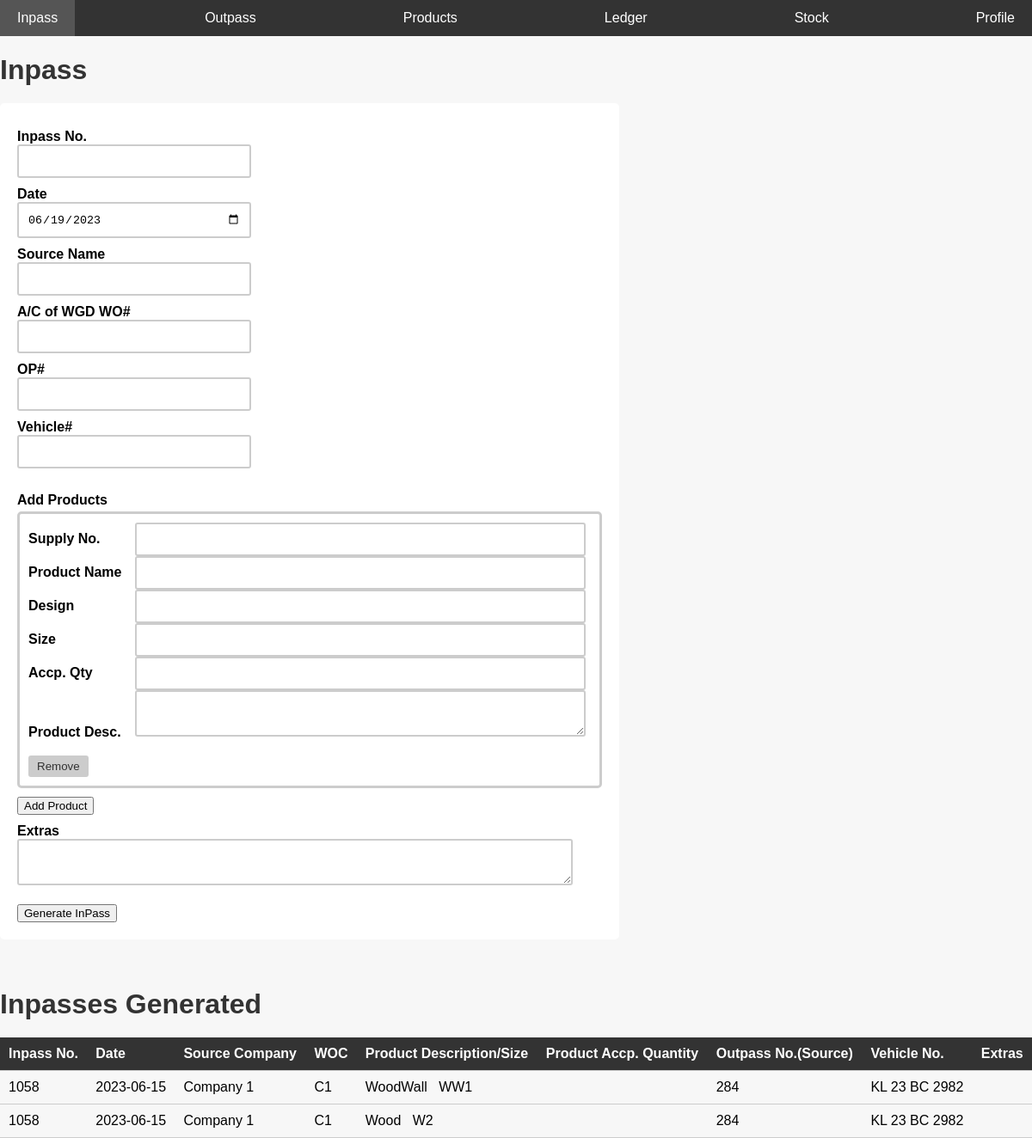
The page /inpass.php on the database as committed earlier.
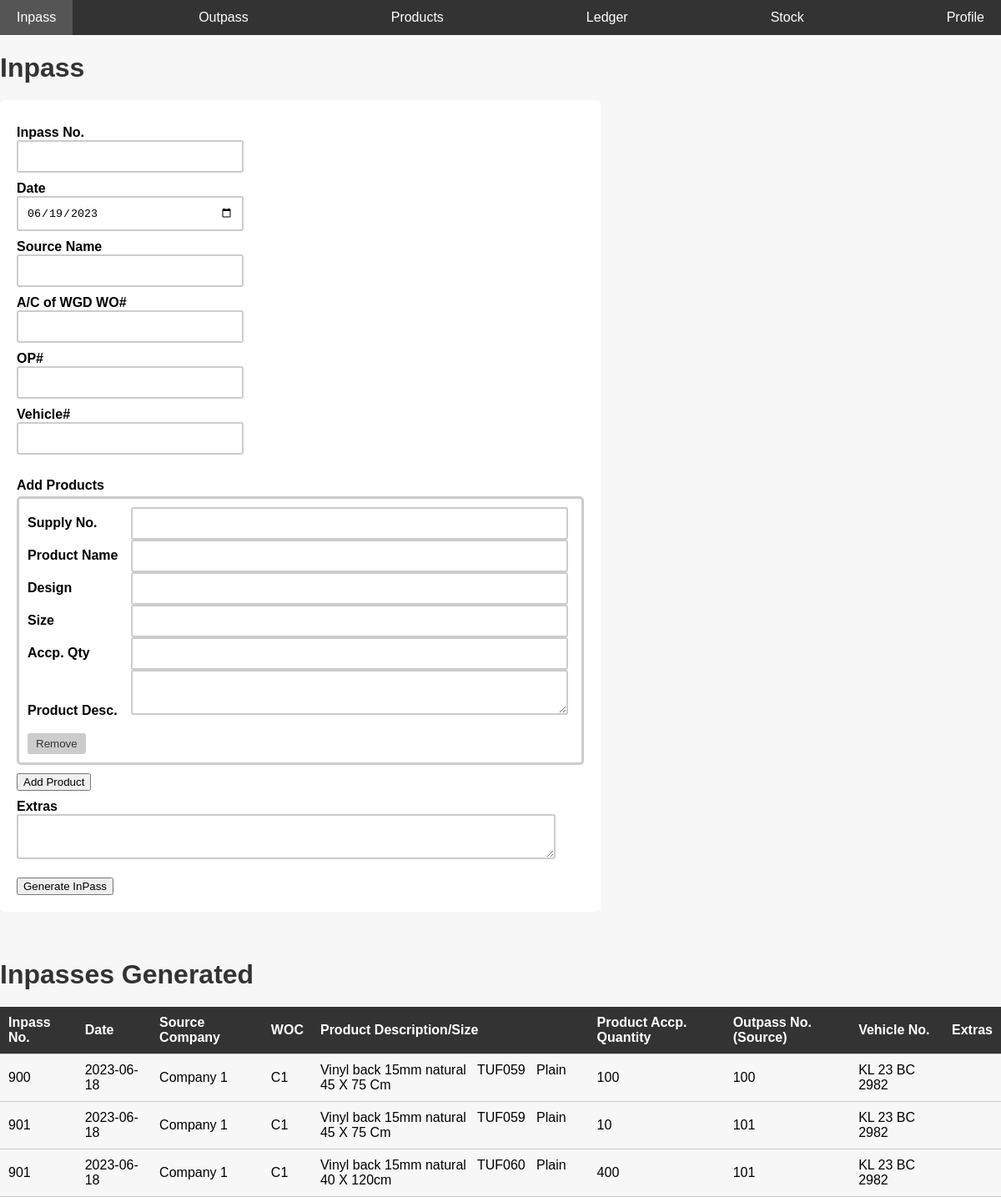
The same page on the database as committed later.
### tables this page shows
CREATE TABLE IF NOT EXISTS `inpass` (
  `no` int NOT NULL AUTO_INCREMENT,
  `date` date NOT NULL,
  `source` varchar(125) NOT NULL,
  `woc` varchar(125) NOT NULL,
  `op` int NOT NULL,
  `vehicleno` varchar(50) NOT NULL,
  `extras` varchar(125) NOT NULL,
  `type` varchar(10) NOT NULL DEFAULT 'inpass',
  PRIMARY KEY (`no`)
);

CREATE TABLE IF NOT EXISTS `inpass_products` (
  `inpass_no` int NOT NULL,
  `product_name` varchar(50) NOT NULL,
  `product_code` varchar(25) NOT NULL,
  `product_design` varchar(50) NOT NULL,
  `product_size` varchar(25) NOT NULL,
  `product_qty` int NOT NULL
);

### inpass.php (the view, shortened to what this page needs)
<?php
include 'conn.php';
include 'nav.php';
?>
<?php
$sql4 = "select * from inpass,inpass_products where inpass.no = inpass_products.inpass_no order by date desc";
$retval3 = mysqli_query($conn, $sql4);
?>
<html>
<link rel="stylesheet" href="css/inpass.css">
<head>
</head>
<body>
    <div>
        <div class="formdiv">
            <h1>Inpass</h1>
            <form name="ip" method="post" action="">
                <label for="ipno">Inpass No.</label>
                <input type="text" required name="ipno">
                <label for="date">Date</label>
                <input type="date" required name="date" id="today_date">
                <label>Source Name</label>
                <input list="companylist" required name="source" id="source_name">
                 <br>
                <label for="woc">A/C of WGD WO#</label>
                <input type="text" required name="woc" id="company_code"> <br>
                <label for="opno">OP#</label>
                <input type="text" required name="opno"> <br>
                <label for="vechicle">Vehicle#</label>
                <input type="text" required name="vehicle"> <br> <br>
                <label>Add Products</label>
                <div class="divider1"></div>
                <div id="product_fields">
                </div>
                <button type="button" id="add_product_field">Add Product</button>
                <br>
                <label for="extras">Extras</label>
                <textarea id="extras" name="extras"></textarea> <br> <br>
                <button type="submit" name="ip">Generate InPass</button>
            </form>
            <br><br>
        </div>
    </div>
    <div>
        <h1>Inpasses Generated</h1>
        <table style="border-spacing: 30px;">
            <thead>
                <th>
                    Inpass No.
                </th>
                <th>
                    Date
                </th>
                <th>
                    Source Company
                </th>
                <th>
                    WOC
                </th>
                <th>
                    Product Description/Size
                </th>
                <th>
                    Product Accp. Quantity
                </th>
                <th>
                    Outpass No.(Source)
                </th>
                <th>
                    Vehicle No.
                </th>
                <th>
                    Extras
                </th>
            </thead>
            <tbody>
                <tr>
                    <?php
                    while ($row = $retval3->fetch_assoc()) {
                        if (!empty($row)) {
                            echo "
                    <tr>
                    <td>
                    {$row['no']}
                    </td>
                    <td>
                    {$row['date']}
                    </td>
                    <td>
                    {$row['source']}
                    </td>
                    <td>
                    {$row['woc']}
                    </td>
                    <td>
                    {$row['product_name']}
                    &nbsp;
                    {$row['product_code']}
                    &nbsp;
                    {$row['product_design']}
                    &nbsp;
                    {$row['product_size']}
                    </td>
                    <td>
                    {$row['product_qty']}
                    </td>
                    <td>
                    {$row['op']}
                    </td>
                    <td>
                    {$row['vehicleno']}
                    </td>
                    <td>
                    {$row['extras']}
                    </td>
                    </tr>
                    ";
                        }
                    }
                    ?>
                </tr>
            </tbody>
        </table>
    </div>
</body>
</html>

Rows that differ between the two databases and show on the page:
removed inpass: no "1058", date "2023-06-15", source "Company 1", woc "C1", inpass_products.product_name "WoodWall", inpass_products.product_code "WW1", op "284", vehicleno "KL 23 BC 2982", inpass_products.product_name "Wood", inpass_products.product_code "W2"
added inpass: no "900", date "2023-06-18", source "Company 1", woc "C1", inpass_products.product_name "Vinyl back 15mm natural", inpass_products.product_code "TUF059", inpass_products.product_design "Plain", inpass_products.product_size "45 X 75 Cm", inpass_products.product_qty "100", op "100", vehicleno "KL 23 BC 2982"
added inpass: no "901", date "2023-06-18", source "Company 1", woc "C1", inpass_products.product_name "Vinyl back 15mm natural", inpass_products.product_code "TUF059", inpass_products.product_design "Plain", inpass_products.product_size "45 X 75 Cm", inpass_products.product_qty "10", op "101", vehicleno "KL 23 BC 2982", inpass_products.product_code "TUF060", inpass_products.product_size "40 X 120cm", inpass_products.product_qty "400"
